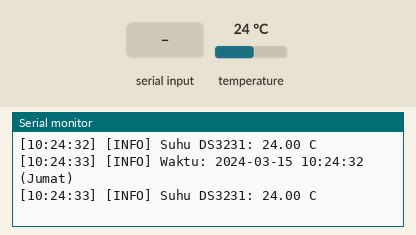
Recording of a sketch running on a simulated ESP8266 (NodeMCU). On the bench: the last lines printed to the serial monitor. The inputs (shaded band) are chosen by the test bench; at power-on: temperature 24 °C. The local clock reads 2024-03-15 10:24:30 at power-on unless the sketch sets it.

Above: at 3.1 s.
3.2 s: "S\n" received over Serial
At 3.36 s:
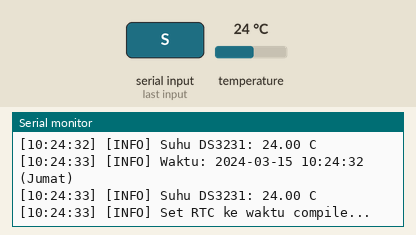
4.9 s: "90,45,200\n" received over Serial
6.4 s: "90,45\n" received over Serial
At 7.18 s:
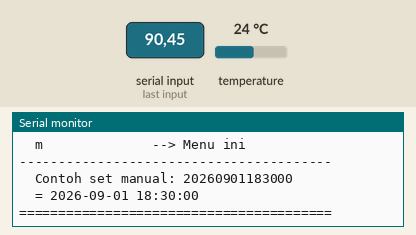
10.3 s: "90,45,200,10\n" received over Serial
11.8 s: "90,45,200,10,150,30\n" received over Serial
15.7 s: "0\n" received over Serial
Timing chart, 0 to 18.2 s (numbered marks = the images above; inputs shaded):
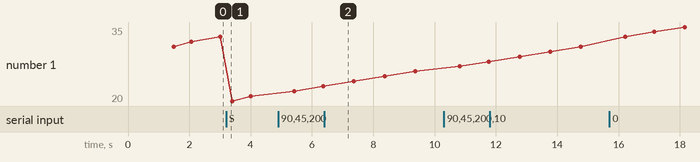

Measured:
- after the input at 3.2 s, the serial monitor: prints a new line at once (image 1)
- after the input at 6.4 s, the serial monitor: prints a new line at once (image 2)
- plotted number 1: 33 → 21 after the input at 3.2 s, 31 → 35 after the input at 15.7 s

The sketch:

step1_rtc_test.ino
```cpp
/*
 * ============================================================
 *  SMART CAT FEEDER — STEP 1: ESP8266 + DS3231
 * ============================================================
 *  Tujuan  : Uji koneksi DS3231 via I2C
 *  Board   : ESP8266 NodeMCU
 *  Pin     : SDA = GPIO4, SCL = GPIO5
 *  Library : Wire.h, RTClib.h
 *
 *  TEST-01 : DS3231 detected di alamat 0x68
 *  TEST-02 : RTC dapat membaca waktu
 *  TEST-03 : RTC dapat di-set via Serial Monitor
 *
 *  Perintah Serial Monitor (9600 baud):
 *    's'              --> Scan I2C bus
 *    't'              --> Tampilkan waktu RTC sekarang
 *    'S'              --> Set RTC ke waktu saat ini (dari compile time)
 *    'YYYYMMDDHHMMSS' --> Set RTC manual, contoh: 20260901183000
 *    'm'              --> Tampilkan menu
 * ============================================================
 */

#include <Wire.h>
#include <RTClib.h>

// ----- PIN DEFINITIONS -----
#define SDA_PIN   4   // GPIO4
#define SCL_PIN   5   // GPIO5

// ----- OBJECTS -----
RTC_DS3231 rtc;

// ----- STATE -----
bool rtcFound   = false;
bool rtcReady   = false;
unsigned long lastPrintMs = 0;
const unsigned long PRINT_INTERVAL = 1000; // cetak waktu tiap 1 detik

// ============================================================
//  SERIAL LOGGER
//  Format: [HH:MM:SS] [LEVEL] pesan
// ============================================================
void logInfo(const String& msg) {
  if (rtcReady) {
    DateTime now = rtc.now();
    char buf[12];
    snprintf(buf, sizeof(buf), "[%02d:%02d:%02d]", now.hour(), now.minute(), now.second());
    Serial.print(buf);
  } else {
    Serial.print("[--:--:--]");
  }
  Serial.print(" [INFO] ");
  Serial.println(msg);
}

void logWarn(const String& msg) {
  if (rtcReady) {
    DateTime now = rtc.now();
    char buf[12];
    snprintf(buf, sizeof(buf), "[%02d:%02d:%02d]", now.hour(), now.minute(), now.second());
    Serial.print(buf);
  } else {
    Serial.print("[--:--:--]");
  }
  Serial.print(" [WARN] ");
  Serial.println(msg);
}

void logError(const String& msg) {
  if (rtcReady) {
    DateTime now = rtc.now();
    char buf[12];
    snprintf(buf, sizeof(buf), "[%02d:%02d:%02d]", now.hour(), now.minute(), now.second());
    Serial.print(buf);
  } else {
    Serial.print("[--:--:--]");
  }
  Serial.print(" [ERROR] ");
  Serial.println(msg);
}

// ============================================================
//  I2C SCANNER
//  Scan seluruh alamat 0x01-0x7F, cetak yang ditemukan
// ============================================================
void scanI2C() {
  Serial.println();
  Serial.println("========================================");
  Serial.println("  I2C SCANNER");
  Serial.println("========================================");
  Serial.print("  SDA = GPIO"); Serial.println(SDA_PIN);
  Serial.print("  SCL = GPIO"); Serial.println(SCL_PIN);
  Serial.println("----------------------------------------");

  int found = 0;
  for (uint8_t addr = 1; addr < 127; addr++) {
    Wire.beginTransmission(addr);
    uint8_t err = Wire.endTransmission();
    if (err == 0) {
      Serial.print("  Device ditemukan di alamat 0x");
      if (addr < 16) Serial.print("0");
      Serial.print(addr, HEX);

      // Identifikasi device umum
      if (addr == 0x68) Serial.print("  <-- DS3231 RTC");
      if (addr == 0x57) Serial.print("  <-- AT24C32 EEPROM (modul DS3231)");
      if (addr == 0x3C || addr == 0x3D) Serial.print("  <-- OLED Display");

      Serial.println();
      found++;
    }
  }

  if (found == 0) {
    Serial.println("  TIDAK ADA device I2C yang terdeteksi!");
    Serial.println();
    Serial.println("  Periksa:");
    Serial.println("   - Kabel SDA ke GPIO4");
    Serial.println("   - Kabel SCL ke GPIO5");
    Serial.println("   - Power VCC DS3231 (3.3V atau 5V)");
    Serial.println("   - Kabel GND terhubung");
    Serial.println("   - Pull-up 4.7k ohm jika diperlukan");
  } else {
    Serial.print("  Total: ");
    Serial.print(found);
    Serial.println(" device ditemukan");
  }
  Serial.println("========================================");
  Serial.println();
}

// ============================================================
//  INISIALISASI DS3231
// ============================================================
bool initRTC() {
  Serial.println();
  Serial.println("----------------------------------------");
  Serial.println("  Inisialisasi DS3231...");

  if (!rtc.begin()) {
    logError("DS3231 tidak terdeteksi!");
    Serial.println();
    Serial.println("  Kemungkinan penyebab:");
    Serial.println("   1. Kabel SDA/SCL terbalik atau longgar");
    Serial.println("   2. Modul DS3231 tidak mendapat power");
    Serial.println("   3. Alamat I2C konflik dengan device lain");
    Serial.println("   4. Library RTClib belum terinstall");
    Serial.println();
    Serial.println("  --> Jalankan I2C Scanner: ketik 's' lalu Enter");
    return false;
  }

  logInfo("DS3231 terdeteksi!");
  logInfo("Alamat I2C = 0x68");

  // Cek apakah RTC kehilangan power (baterai habis / pertama kali)
  if (rtc.lostPower()) {
    logWarn("RTC kehilangan power! Waktu mungkin tidak akurat.");
    logWarn("Set ke waktu compile sebagai fallback.");
    rtc.adjust(DateTime(F(__DATE__), F(__TIME__)));
  }

  // Nonaktifkan sinyal 32kHz (hemat daya)
  rtc.disable32K();

  // Nonaktifkan alarm 1 & 2
  rtc.clearAlarm(1);
  rtc.clearAlarm(2);
  rtc.disableAlarm(1);
  rtc.disableAlarm(2);

  return true;
}

// ============================================================
//  TAMPILKAN WAKTU RTC
// ============================================================
void printRTC() {
  if (!rtcReady) {
    logError("RTC belum siap");
    return;
  }

  DateTime now = rtc.now();

  // Nama hari
  const char* days[] = {"Minggu","Senin","Selasa","Rabu","Kamis","Jumat","Sabtu"};

  char timeBuf[64];
  snprintf(timeBuf, sizeof(timeBuf),
    "Waktu: %04d-%02d-%02d %02d:%02d:%02d (%s)",
    now.year(), now.month(), now.day(),
    now.hour(), now.minute(), now.second(),
    days[now.dayOfTheWeek()]
  );
  logInfo(timeBuf);

  // Suhu internal DS3231
  float temp = rtc.getTemperature();
  char tempBuf[40];
  snprintf(tempBuf, sizeof(tempBuf), "Suhu DS3231: %.2f C", temp);
  logInfo(tempBuf);
}

// ============================================================
//  SET WAKTU RTC DARI STRING
//  Format: YYYYMMDDHHMMSS (14 karakter)
//  Contoh: 20260901183000 = 2026-09-01 18:30:00
// ============================================================
void setRTCFromString(const String& input) {
  if (input.length() != 14) {
    logError("Format salah! Harus 14 karakter: YYYYMMDDHHMMSS");
    logError("Contoh: 20260901183000 (2026-09-01 18:30:00)");
    return;
  }

  int yr = input.substring(0, 4).toInt();
  int mo = input.substring(4, 6).toInt();
  int dy = input.substring(6, 8).toInt();
  int hr = input.substring(8, 10).toInt();
  int mn = input.substring(10, 12).toInt();
  int sc = input.substring(12, 14).toInt();

  // Validasi
  if (yr < 2020 || yr > 2099) { logError("Tahun tidak valid: " + String(yr)); return; }
  if (mo < 1  || mo > 12)     { logError("Bulan tidak valid: " + String(mo)); return; }
  if (dy < 1  || dy > 31)     { logError("Hari tidak valid: " + String(dy)); return; }
  if (hr < 0  || hr > 23)     { logError("Jam tidak valid: " + String(hr)); return; }
  if (mn < 0  || mn > 59)     { logError("Menit tidak valid: " + String(mn)); return; }
  if (sc < 0  || sc > 59)     { logError("Detik tidak valid: " + String(sc)); return; }

  rtc.adjust(DateTime(yr, mo, dy, hr, mn, sc));

  char buf[60];
  snprintf(buf, sizeof(buf),
    "RTC di-set ke: %04d-%02d-%02d %02d:%02d:%02d",
    yr, mo, dy, hr, mn, sc
  );
  logInfo(buf);

  // Verifikasi: baca balik
  delay(200);
  DateTime verify = rtc.now();
  char vBuf[60];
  snprintf(vBuf, sizeof(vBuf),
    "Verifikasi  : %04d-%02d-%02d %02d:%02d:%02d",
    verify.year(), verify.month(), verify.day(),
    verify.hour(), verify.minute(), verify.second()
  );
  logInfo(vBuf);
}

// ============================================================
//  TAMPILKAN MENU
// ============================================================
void printMenu() {
  Serial.println();
  Serial.println("========================================");
  Serial.println("  PERINTAH SERIAL MONITOR");
  Serial.println("========================================");
  Serial.println("  s              --> I2C Scanner");
  Serial.println("  t              --> Tampilkan waktu RTC");
  Serial.println("  S              --> Set RTC ke waktu compile");
  Serial.println("  YYYYMMDDHHMMSS --> Set RTC manual");
  Serial.println("  m              --> Menu ini");
  Serial.println("----------------------------------------");
  Serial.println("  Contoh set manual: 20260901183000");
  Serial.println("  = 2026-09-01 18:30:00");
  Serial.println("========================================");
  Serial.println();
}

// ============================================================
//  PROSES INPUT SERIAL
// ============================================================
String serialBuffer = "";

void handleSerial() {
  while (Serial.available()) {
    char c = (char)Serial.read();

    if (c == '\n' || c == '\r') {
      serialBuffer.trim();

      if (serialBuffer.length() > 0) {

        if (serialBuffer == "s") {
          scanI2C();
        }
        else if (serialBuffer == "t") {
          printRTC();
        }
        else if (serialBuffer == "S") {
          logInfo("Set RTC ke waktu compile...");
          rtc.adjust(DateTime(F(__DATE__), F(__TIME__)));
          delay(200);
          printRTC();
        }
        else if (serialBuffer == "m") {
          printMenu();
        }
        else if (serialBuffer.length() == 14) {
          // Cek apakah semua karakter angka
          bool isNum = true;
          for (unsigned int i = 0; i < serialBuffer.length(); i++) {
            if (!isDigit(serialBuffer[i])) { isNum = false; break; }
          }
          if (isNum) {
            setRTCFromString(serialBuffer);
          } else {
            logError("Perintah tidak dikenal: " + serialBuffer);
            printMenu();
          }
        }
        else {
          logError("Perintah tidak dikenal: " + serialBuffer);
          printMenu();
        }

        serialBuffer = "";
      }
    } else {
      if (c != '\r') serialBuffer += c;
    }
  }
}

// ============================================================
//  SETUP
// ============================================================
void setup() {
  Serial.begin(9600);
  delay(500);

  Serial.println();
  Serial.println("========================================");
  Serial.println("  SMART CAT FEEDER");
  Serial.println("  STEP 1: ESP8266 + DS3231 Test");
  Serial.println("  Build: " __DATE__ " " __TIME__);
  Serial.println("========================================");

  // Inisialisasi I2C dengan pin eksplisit
  Wire.begin(SDA_PIN, SCL_PIN);
  logInfo("I2C initialized");
  logInfo("SDA = GPIO" + String(SDA_PIN));
  logInfo("SCL = GPIO" + String(SCL_PIN));

  // Scan I2C untuk diagnosis awal
  scanI2C();

  // Inisialisasi RTC
  rtcFound = initRTC();
  if (rtcFound) {
    rtcReady = true;
    logInfo("RTC siap digunakan");
    printRTC();
  } else {
    logError("RTC gagal! Periksa wiring dan coba lagi.");
    logError("Sistem dalam mode diagnostik saja.");
  }

  printMenu();
}

// ============================================================
//  LOOP
// ============================================================
void loop() {
  // Proses perintah dari Serial Monitor
  handleSerial();

  // Cetak waktu setiap 1 detik (non-blocking via millis)
  if (rtcReady) {
    unsigned long nowMs = millis();
    if (nowMs - lastPrintMs >= PRINT_INTERVAL) {
      lastPrintMs = nowMs;
      printRTC();
    }
  }
}

/*
 * ============================================================
 *  INSTALASI LIBRARY (Arduino IDE)
 * ============================================================
 *  Tools --> Manage Libraries --> cari:
 *
 *  1. "RTClib" by Adafruit    --> Install
 *  2. "Wire" sudah built-in di ESP8266 Arduino core
 *
 *  Board Manager:
 *  File --> Preferences --> Additional Board URLs:
 *  https://arduino.esp8266.com/stable/package_esp8266com_index.json
 *
 *  Tools --> Board --> ESP8266 Boards --> NodeMCU 1.0 (ESP-12E)
 *  Tools --> CPU Frequency --> 80 MHz
 *  Tools --> Upload Speed --> 115200
 *  Tools --> Port --> (pilih port COM ESP8266)
 * ============================================================
 *
 *  WIRING DIAGRAM
 * ============================================================
 *  DS3231 Pin    ESP8266 NodeMCU
 *  ----------    ----------------
 *  VCC      -->  3.3V
 *  GND      -->  GND
 *  SDA      -->  GPIO4   (label D2 di board, ABAIKAN label)
 *  SCL      -->  GPIO5   (label D1 di board, ABAIKAN label)
 *
 *  PENTING:
 *  - Gunakan 3.3V untuk VCC jika ragu
 *  - Level logic GPIO ESP8266 adalah 3.3V
 *  - Jika I2C tidak terdeteksi, coba pull-up 4.7k ohm
 *    dari SDA ke 3.3V dan SCL ke 3.3V
 * ============================================================
 *
 *  CHECKLIST TEST STEP 1
 * ============================================================
 *  [TEST-01] I2C Scanner menampilkan:
 *            "Device ditemukan di alamat 0x68  <-- DS3231 RTC"
 *
 *  [TEST-02] Waktu RTC terbaca setiap detik di Serial Monitor
 *            Format: Waktu: YYYY-MM-DD HH:MM:SS (Hari)
 *
 *  [TEST-03] Ketik "20260901183000" lalu Enter:
 *            RTC berhasil di-set ke 2026-09-01 18:30:00
 *            Verifikasi terbaca benar
 *
 *  Jika TEST-01 GAGAL:
 *   --> Cek kabel (SDA=GPIO4, SCL=GPIO5)
 *   --> Cek power VCC dan GND
 *   --> Tambahkan pull-up 4.7k ohm
 *
 *  Jika TEST-01 PASS tapi waktu aneh (2000-01-01):
 *   --> Ketik 'S' untuk set dari compile time
 *   --> Atau set manual dengan format YYYYMMDDHHMMSS
 *
 *  Setelah semua TEST PASS --> Lanjut ke STEP 2: Servo
 * ============================================================
 */
```
